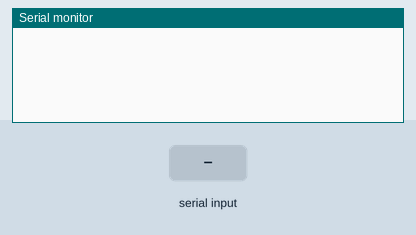
The sketch below on a simulated Arduino Uno, built with avr-gcc and run on an emulated ATmega328P. On the bench: the last lines printed to the serial monitor. The test bench sets the inputs (shaded band).

Above: at 1.2 s.
1.3 s: "M" received over Serial
At 2.4 s:
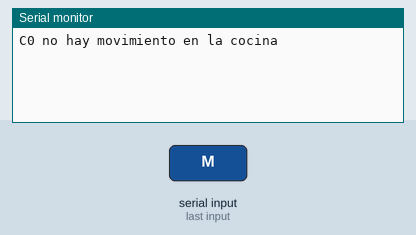
2.8 s: "G" received over Serial
At 3.6 s:
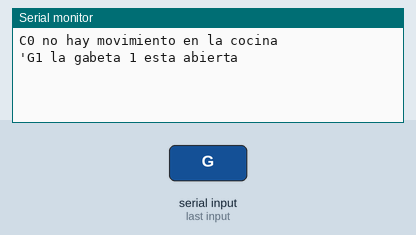
4.3 s: "1" received over Serial
At 4.7 s:
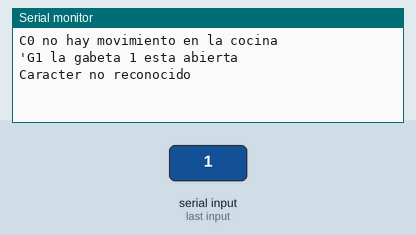

Measured:
- after the input at 1.3 s, the serial monitor: prints a new line at once (image 1)
- after the input at 2.8 s, the serial monitor: prints a new line at once (image 2)
- after the input at 4.3 s, the serial monitor: prints a new line at once (image 3)

The sketch:

Apk-sensores-uno-arduino.ino
```cpp
 void setup () {
      Serial.begin(9600); //Inicializo el puerto serial a 9600 baudios
}
void loop () {
      if (Serial.available()) { //Si está disponible
            char c = Serial.read(); //Guardamos la lectura en una variable char
            if (c == 'M') { //Si es una 'H', enciendo el LED
                  Serial.println("C0 no hay movimiento en la cocina");
            } else if (c == 'G') { //Si es una 'L', apago el LED
                  Serial.println("'G1 la gabeta 1 esta abierta");
            } else {
                  Serial.println("Caracter no reconocido");
            }
      }
}
```
